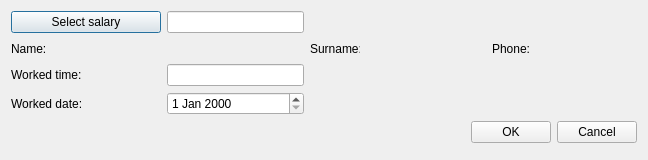
<?xml version="1.0" encoding="UTF-8"?>
<ui version="4.0">
 <class>CreateTimesheet</class>
 <widget class="QDialog" name="CreateTimesheet">
  <property name="geometry">
   <rect>
    <x>0</x>
    <y>0</y>
    <width>648</width>
    <height>160</height>
   </rect>
  </property>
  <property name="windowTitle">
   <string>Create/Update timesheet</string>
  </property>
  <property name="locale">
   <locale language="English" country="UnitedStates"/>
  </property>
  <property name="modal">
   <bool>false</bool>
  </property>
  <layout class="QGridLayout" name="gridLayout">
   <property name="leftMargin">
    <number>11</number>
   </property>
   <property name="topMargin">
    <number>11</number>
   </property>
   <property name="rightMargin">
    <number>11</number>
   </property>
   <property name="bottomMargin">
    <number>17</number>
   </property>
   <item row="3" column="0" colspan="2">
    <widget class="QWidget" name="editSectionWgt" native="true">
     <layout class="QGridLayout" name="gridLayout_3">
      <property name="leftMargin">
       <number>0</number>
      </property>
      <property name="topMargin">
       <number>0</number>
      </property>
      <property name="rightMargin">
       <number>0</number>
      </property>
      <property name="bottomMargin">
       <number>0</number>
      </property>
      <item row="0" column="0">
       <widget class="QLabel" name="dateLb">
        <property name="minimumSize">
         <size>
          <width>150</width>
          <height>0</height>
         </size>
        </property>
        <property name="text">
         <string>Worked date:</string>
        </property>
       </widget>
      </item>
      <item row="0" column="1">
       <widget class="QDateEdit" name="dateEdit">
        <property name="sizePolicy">
         <sizepolicy hsizetype="Expanding" vsizetype="Fixed">
          <horstretch>0</horstretch>
          <verstretch>0</verstretch>
         </sizepolicy>
        </property>
       </widget>
      </item>
     </layout>
    </widget>
   </item>
   <item row="1" column="1">
    <widget class="QLabel" name="namePh">
     <property name="minimumSize">
      <size>
       <width>120</width>
       <height>0</height>
      </size>
     </property>
     <property name="font">
      <font>
       <family>Times New Roman</family>
       <pointsize>12</pointsize>
       <weight>75</weight>
       <italic>true</italic>
       <bold>true</bold>
      </font>
     </property>
     <property name="text">
      <string/>
     </property>
    </widget>
   </item>
   <item row="1" column="2">
    <widget class="QLabel" name="surnameLb">
     <property name="minimumSize">
      <size>
       <width>50</width>
       <height>0</height>
      </size>
     </property>
     <property name="maximumSize">
      <size>
       <width>50</width>
       <height>16777215</height>
      </size>
     </property>
     <property name="text">
      <string>Surname:</string>
     </property>
    </widget>
   </item>
   <item row="1" column="3">
    <widget class="QLabel" name="surnamePh">
     <property name="minimumSize">
      <size>
       <width>120</width>
       <height>0</height>
      </size>
     </property>
     <property name="font">
      <font>
       <family>Times New Roman</family>
       <pointsize>12</pointsize>
       <weight>75</weight>
       <italic>true</italic>
       <bold>true</bold>
      </font>
     </property>
     <property name="text">
      <string/>
     </property>
    </widget>
   </item>
   <item row="1" column="4">
    <widget class="QLabel" name="phoneLb">
     <property name="text">
      <string>Phone:</string>
     </property>
    </widget>
   </item>
   <item row="2" column="0">
    <widget class="QLabel" name="workedTimeLb">
     <property name="minimumSize">
      <size>
       <width>150</width>
       <height>0</height>
      </size>
     </property>
     <property name="text">
      <string>Worked time:</string>
     </property>
    </widget>
   </item>
   <item row="0" column="0">
    <widget class="QPushButton" name="salaryBtn">
     <property name="text">
      <string>Select salary</string>
     </property>
    </widget>
   </item>
   <item row="2" column="1">
    <widget class="QLineEdit" name="workedTimeEdit">
     <property name="toolTip">
      <string>&lt;html&gt;&lt;head/&gt;&lt;body&gt;&lt;p&gt;For example: 10.5&lt;/p&gt;&lt;/body&gt;&lt;/html&gt;</string>
     </property>
    </widget>
   </item>
   <item row="0" column="1">
    <widget class="QLineEdit" name="salaryEdit">
     <property name="readOnly">
      <bool>true</bool>
     </property>
    </widget>
   </item>
   <item row="1" column="0">
    <widget class="QLabel" name="nameLb">
     <property name="minimumSize">
      <size>
       <width>50</width>
       <height>0</height>
      </size>
     </property>
     <property name="maximumSize">
      <size>
       <width>50</width>
       <height>16777215</height>
      </size>
     </property>
     <property name="text">
      <string>Name:</string>
     </property>
    </widget>
   </item>
   <item row="1" column="5">
    <widget class="QLabel" name="phonePh">
     <property name="minimumSize">
      <size>
       <width>100</width>
       <height>0</height>
      </size>
     </property>
     <property name="font">
      <font>
       <family>Times New Roman</family>
       <pointsize>12</pointsize>
       <weight>75</weight>
       <italic>true</italic>
       <bold>true</bold>
      </font>
     </property>
     <property name="text">
      <string/>
     </property>
    </widget>
   </item>
   <item row="4" column="0" colspan="6">
    <layout class="QHBoxLayout" name="horizontalLayout">
     <item>
      <spacer name="horizontalSpacer">
       <property name="orientation">
        <enum>Qt::Horizontal</enum>
       </property>
       <property name="sizeHint" stdset="0">
        <size>
         <width>40</width>
         <height>20</height>
        </size>
       </property>
      </spacer>
     </item>
     <item>
      <widget class="QPushButton" name="okBtn">
       <property name="text">
        <string>OK</string>
       </property>
      </widget>
     </item>
     <item>
      <widget class="QPushButton" name="cancelBtn">
       <property name="text">
        <string>Cancel</string>
       </property>
      </widget>
     </item>
    </layout>
   </item>
  </layout>
 </widget>
 <tabstops>
  <tabstop>salaryBtn</tabstop>
  <tabstop>salaryEdit</tabstop>
  <tabstop>workedTimeEdit</tabstop>
  <tabstop>okBtn</tabstop>
  <tabstop>cancelBtn</tabstop>
 </tabstops>
 <resources/>
 <connections/>
</ui>
